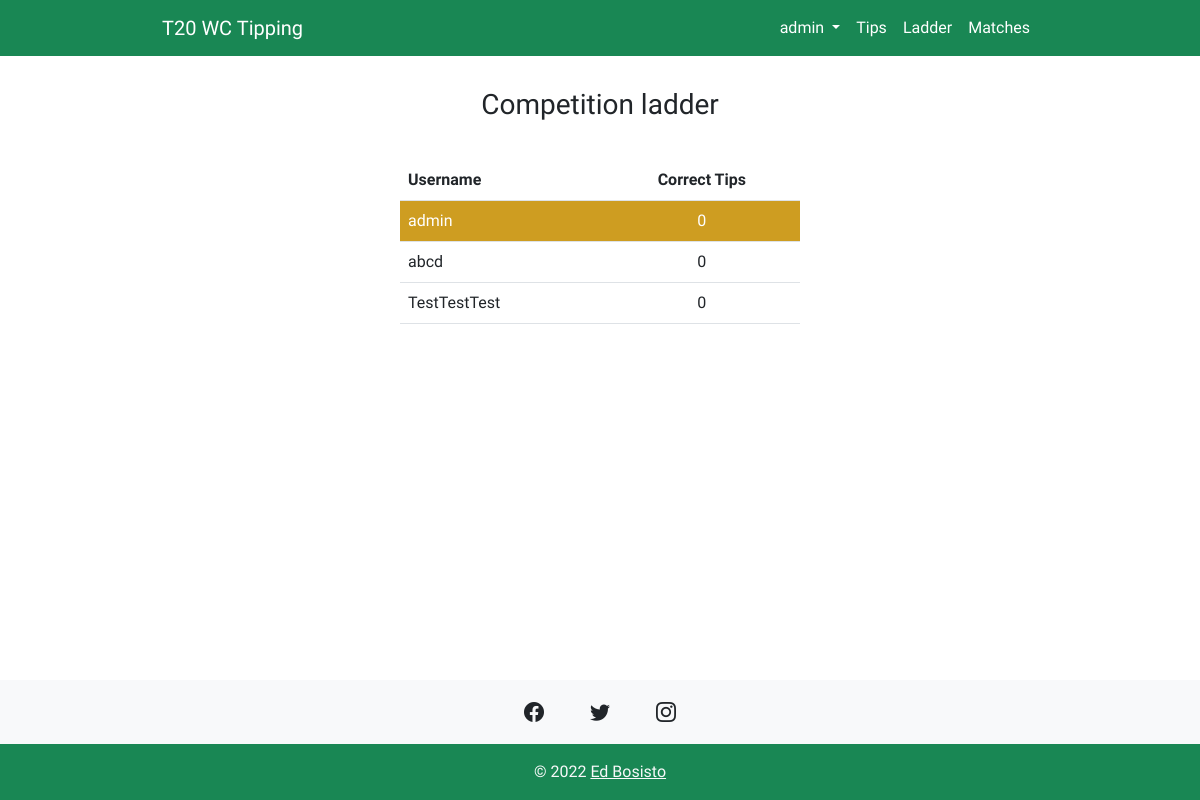
The app's page /ladder/ (signed in) with its own data.
### tip/models.py (models this page shows)
class Score(models.Model):
    user = models.ForeignKey(User, on_delete=models.CASCADE, related_name="user")
    score = models.PositiveIntegerField(default=0)

### tip/views.py (the view)
# urls.py: path('ladder/', views.ladder, name="ladder"),
@login_required(login_url='login')
def ladder(request):
    tally()
    scores = Score.objects.all()
    context = {
        "scores": scores,
    }
    return render(request, "ladder.html", context)

### tip/views.py (called while the page is built)
def tally():
    users = User.objects.all()
    for user in users:
        tips = Tip.objects.filter(user_id=user)
        score = 0
        for i in tips:
            match = i.match
            tip = i.tip
            if tip == match.winner:
                score += 1
        user_score = Score.objects.get(user=user).score
        if user_score != score:
            obj = Score.objects.get(user=user)
            obj.score = score
            obj.save()

### templates/ladder.html (shortened to what this page needs)
{% extends 'base.html' %}
{% block content %}
<h3>Competition ladder</h3>
    <div class="h-100 d-flex align-items-center justify-content-center">
        <table class="table" id="table">
            <thead>
                <tr>
                    <th scope="col">Username</th>
                    <th class="text-center" scope="col">Correct Tips</th>
                </tr>
            </thead>
            <tbody>
                {% for score in scores %}
                {% if request.user == score.user %}
                <tr id="user-row">
                {% else %}
                <tr>
                {% endif %}
                    <td scope="row">{{ score.user }}</td>
                    <td class="text-center">{{ score.score }}</td>
                </tr>
                {% endfor %}
            </tbody>
        </table>
    </div>
{% endblock content %}

### templates/base.html (shortened to what this page needs)
<!DOCTYPE html>
<html lang="en">
  <head>
    <link href="https://cdn.jsdelivr.net/npm/bootstrap@5.2.2/dist/css/bootstrap.min.css" rel="stylesheet">
    <link rel="stylesheet" href="https://cdn.jsdelivr.net/npm/bootstrap-icons@1.9.1/font/bootstrap-icons.css">
    {% load static %}
    <link rel="stylesheet" href="{% static '/css/main.css' %}">
    <link rel="stylesheet" href="{% static '/js/app.js' %}">
  </head>
  <body>
    {% block navbar %}
    <nav class="navbar navbar-expand-lg navbar-dark bg-success">
      <div class="container w-75">
        <a class="navbar-brand" href="{% url 'home' %}">T20 WC Tipping</a>
        <div class="collapse navbar-collapse" id="navbarNavDropdown">
          <ul class="navbar-nav ms-auto">
            {% if request.user.is_authenticated %}
            <li class="nav-item dropdown">
              <a
                class="nav-link dropdown-toggle active"
                href="#"
                id="navbarDropdownMenuLink"
                role="button"
                data-bs-toggle="dropdown"
                aria-expanded="false"
              >
                {{ request.user }}
              </a>
            </li>
            {% else %}
            <li class="nav-item">
              <a class="nav-link active" aria-current="page" href="{% url 'login' %}">Login</a>
            </li>
            {% endif %}
            <li class="nav-item">
              <a class="nav-link active" aria-current="page" href="{% url 'tips' %}">Tips</a>
            </li>
            <li class="nav-item">
              <a class="nav-link active" href="{% url 'ladder' %}">Ladder</a>
            </li>
            <li class="nav-item">
              <a class="nav-link active" href="{% url 'matches' %}">Matches</a>
            </li>
          </ul>
        </div>
      </div>
    </nav>
    {% endblock %}
    <div class="container w-75" id="alerts">
    </div>
    <div class="container w-75" id="content">
    {% block content %}
    {% endblock content %}
    </div>
    {% block footer %}
    <footer class="text-center text-white bg-light">
        <div class="pt-1">
          <section class="mb-1">
            <a
              class="btn btn-link btn-floating btn-lg text-dark m-1"
              href="#!"
              role="button"
              data-mdb-ripple-color="dark"
              ><i class="bi bi-facebook"></i></a>
            <a
              class="btn btn-link btn-floating btn-lg text-dark m-1"
              href="#!"
              role="button"
              data-mdb-ripple-color="dark"
              ><i class="bi bi-twitter"></i
            ></a>
            <a
              class="btn btn-link btn-floating btn-lg text-dark m-1"
              href="#!"
              role="button"
              data-mdb-ripple-color="dark"
              ><i class="bi bi-instagram"></i
            ></a>
          </section>
        </div>
        <div class="text-center text-light p-3 bg-success"">
          © {% now 'Y' %}
          <a class="text-light" href="https://twitter.com/edbosisto">Ed Bosisto</a>
        </div>
      </footer>
    {% endblock footer %}
</body>
</html>

### templates/static/css/main.css (style rules this page uses)
html { position: relative; min-height: 100%; }
h1, h2, h3, h4, h5, h6 { font-family: 'Ubuntu', sans-serif; text-align: center; }
body { font-family: 'Ubuntu', sans-serif; font-weight: 400; padding-bottom: 10rem; }
#alerts { padding-top: 2rem; }
#content { padding-bottom: 5rem; }
#table { max-width: 400px; margin: 30px; }
#user-row { background-color: rgb(206, 157, 33); color: white; }
footer { position: absolute; bottom: 0; width: 100%; }

### records on screen
Score: user "admin", score "0"
Score: user "abcd", score "0"
Score: user "TestTestTest", score "0"

### other values on screen
{{ request.user }} "admin"
